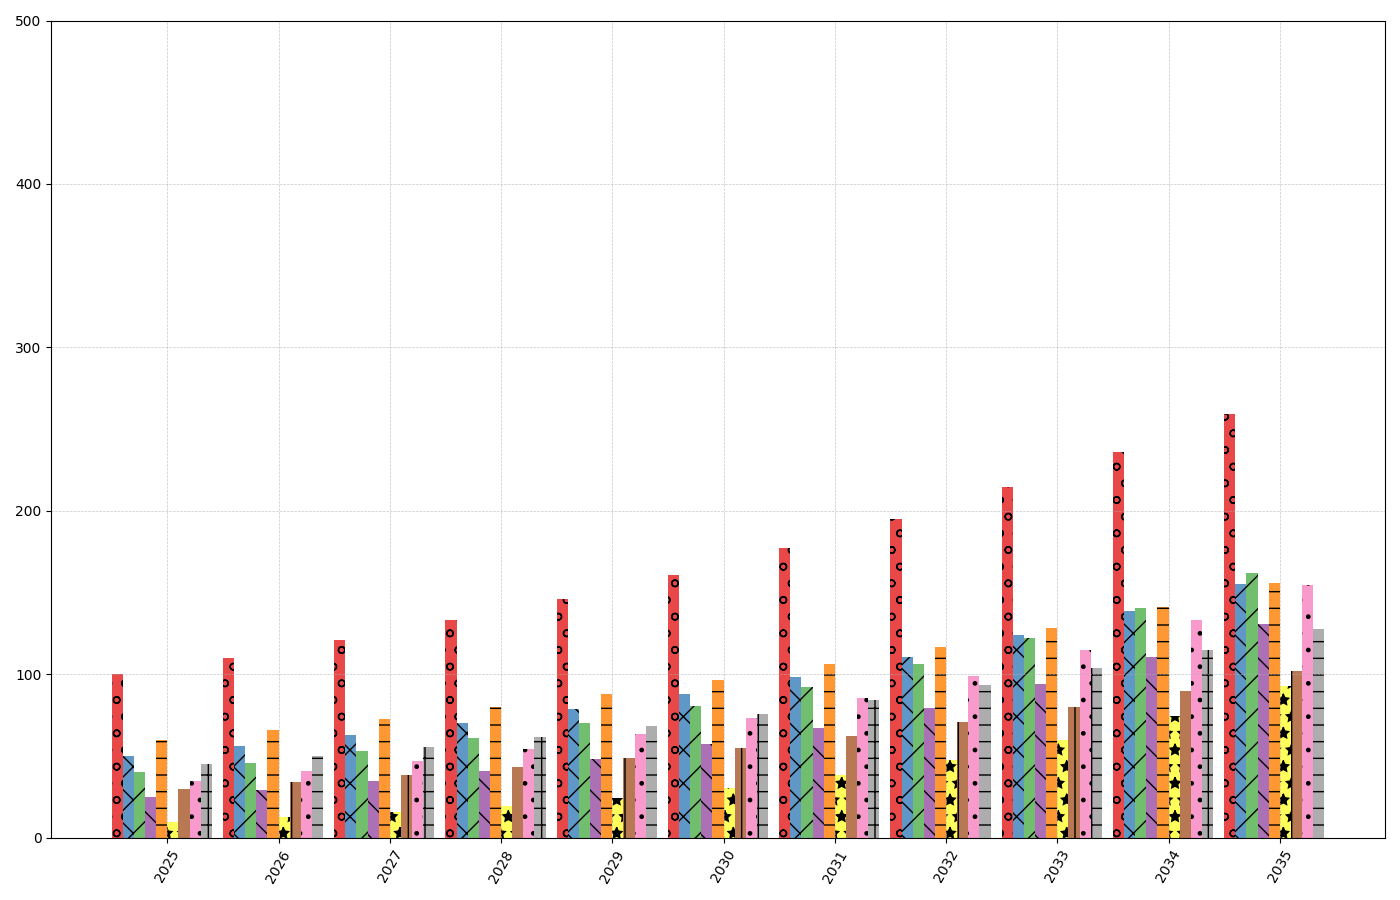

This figure's Python source:
import matplotlib.pyplot as plt
import numpy as np

years = np.arange(2025, 2036)

def calculate_growth(base_value, rate, years):
    return base_value * ((1 + rate) ** np.arange(len(years)))

base_ai = 100
base_robotics = 50
base_vr = 40
base_blockchain = 25
base_green_tech = 60
base_quantum_computing = 10
base_bioinformatics = 30
base_augmented_reality = 35
base_smart_wearables = 45

growth_ai = 0.10
growth_robotics = 0.12
growth_vr = 0.15
growth_blockchain = 0.18
growth_green_tech = 0.10
growth_quantum_computing = 0.25
growth_bioinformatics = 0.13
growth_augmented_reality = 0.16
growth_smart_wearables = 0.11

ai_employment = calculate_growth(base_ai, growth_ai, years)
robotics_employment = calculate_growth(base_robotics, growth_robotics, years)
vr_employment = calculate_growth(base_vr, growth_vr, years)
blockchain_employment = calculate_growth(base_blockchain, growth_blockchain, years)
green_tech_employment = calculate_growth(base_green_tech, growth_green_tech, years)
quantum_computing_employment = calculate_growth(base_quantum_computing, growth_quantum_computing, years)
bioinformatics_employment = calculate_growth(base_bioinformatics, growth_bioinformatics, years)
augmented_reality_employment = calculate_growth(base_augmented_reality, growth_augmented_reality, years)
smart_wearables_employment = calculate_growth(base_smart_wearables, growth_smart_wearables, years)

n_tech = 9
bar_width = 0.1

fig, ax = plt.subplots(figsize=(14, 9))

indices = np.arange(len(years))

ax.bar(indices, ai_employment, bar_width, color='#e41a1c', alpha=0.8, hatch='o')
ax.bar(indices + bar_width, robotics_employment, bar_width, color='#377eb8', alpha=0.8, hatch='x')
ax.bar(indices + 2 * bar_width, vr_employment, bar_width, color='#4daf4a', alpha=0.8, hatch='/')
ax.bar(indices + 3 * bar_width, blockchain_employment, bar_width, color='#984ea3', alpha=0.8, hatch='\\')
ax.bar(indices + 4 * bar_width, green_tech_employment, bar_width, color='#ff7f00', alpha=0.8, hatch='-')
ax.bar(indices + 5 * bar_width, quantum_computing_employment, bar_width, color='#ffff33', alpha=0.8, hatch='*')
ax.bar(indices + 6 * bar_width, bioinformatics_employment, bar_width, color='#a65628', alpha=0.8, hatch='|')
ax.bar(indices + 7 * bar_width, augmented_reality_employment, bar_width, color='#f781bf', alpha=0.8, hatch='.')
ax.bar(indices + 8 * bar_width, smart_wearables_employment, bar_width, color='#999999', alpha=0.8, hatch='+')

ax.set_xticks(indices + (n_tech / 2) * bar_width)
ax.set_xticklabels(years, rotation=60)

ax.set_ylim(0, 500)
ax.grid(True, linestyle='--', linewidth=0.5, alpha=0.7)

plt.tight_layout()
plt.show()
